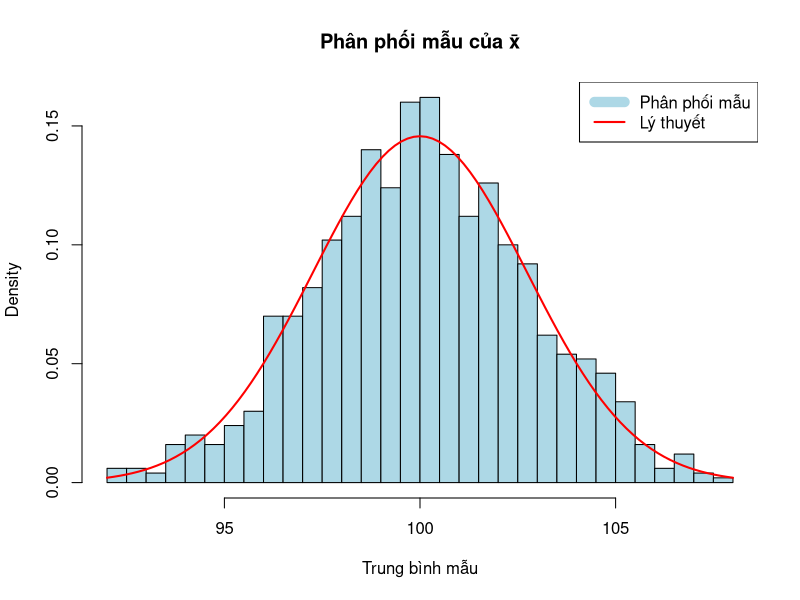
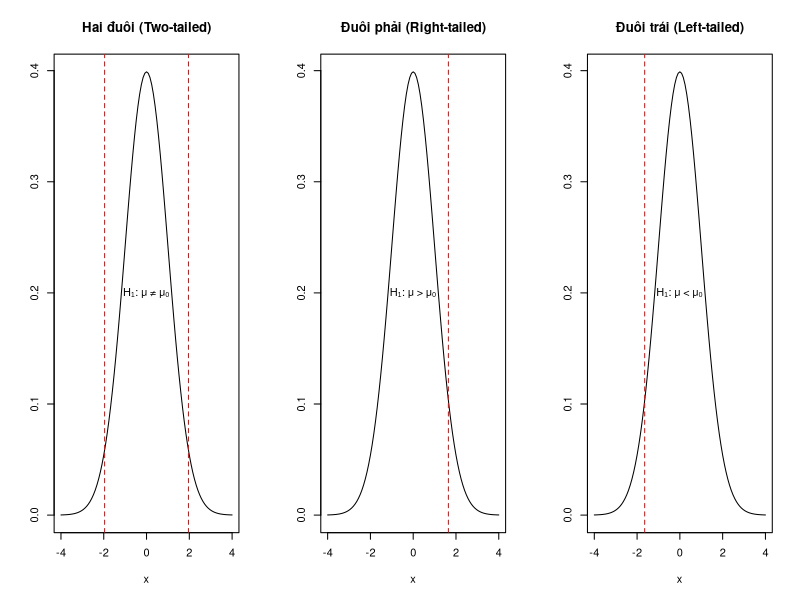
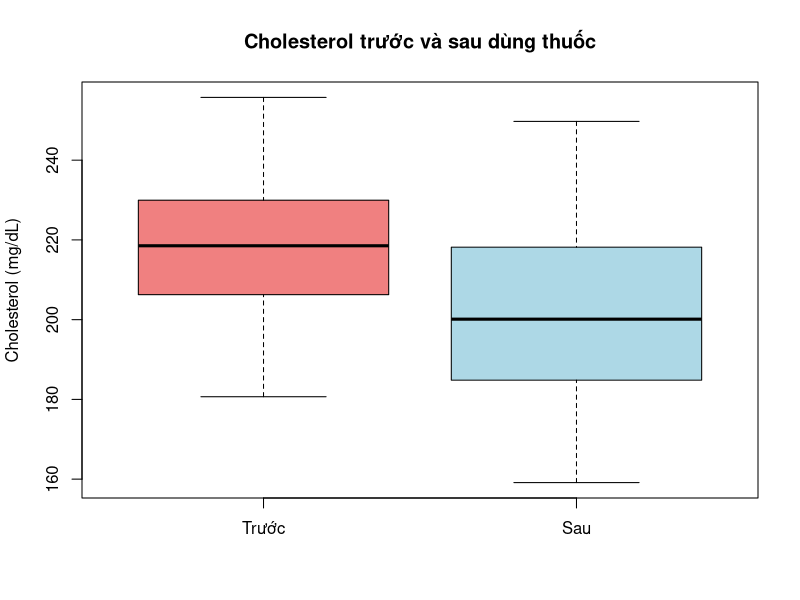

Source code (R) for these figures, in order:
# ==============================================================================
# BÀI 13: LẤY MẪU VÀ KIỂM ĐỊNH THỐNG KÊ
# ==============================================================================
# Mục tiêu học tập:
# - Hiểu khái niệm tổng thể và mẫu
# - Nắm vững các phương pháp lấy mẫu
# - Hiểu sai số chuẩn và khoảng tin cậy
# - Nắm vững các bước kiểm định giả thuyết
# - Thực hiện kiểm định t-test (một mẫu, hai mẫu)
# - Thực hiện kiểm định chi-square
# - Hiểu p-value và mức ý nghĩa α
# - Áp dụng kiểm định vào bài toán thực tế
# ==============================================================================

# ------------------------------------------------------------------------------
# 13.1 Tổng thể và Mẫu
# ------------------------------------------------------------------------------

# 13.1.1 Định nghĩa
#
# Tổng thể (Population)
# - Tập hợp TẤT CẢ các đối tượng quan tâm
# - Ký hiệu tham số: μ (mean), σ (SD), p (tỷ lệ)
#
# Mẫu (Sample)
# - Một TẬP CON của tổng thể
# - Ký hiệu thống kê: x̄ (mean), s (SD), p̂ (tỷ lệ)
#
# Ví dụ:
# - Tổng thể: Tất cả sinh viên Việt Nam (hàng triệu người)
# - Mẫu: 1000 sinh viên được khảo sát
if (!require(dplyr)) install.packages("dplyr")
library(dplyr)
# Minh họa
set.seed(42)

# Tổng thể (giả sử)
population <- rnorm(100000, mean = 170, sd = 8)
cat("Tổng thể - μ:", mean(population), "σ:", sd(population), "\n")

# Lấy mẫu
sample_data <- sample(population, 100)
cat("Mẫu - x̄:", mean(sample_data), "s:", sd(sample_data), "\n")

# 13.1.2 Tại sao cần lấy mẫu?
#
# Lý do:
# 1. CHI PHÍ: Khảo sát toàn bộ tổng thể rất tốn kém
# 2. THỜI GIAN: Mất quá nhiều thời gian
# 3. KHÔNG KHẢ THI: Một số tổng thể vô hạn hoặc không tiếp cận được
# 4. PHÁ HỦY: Kiểm tra tuổi thọ bóng đèn → phải phá hủy
#
# Mục tiêu: Từ mẫu, ƯỚC LƯỢNG tham số của tổng thể.

# ------------------------------------------------------------------------------
# 13.2 Các phương pháp lấy mẫu
# ------------------------------------------------------------------------------

# 13.2.1 Lấy mẫu ngẫu nhiên đơn giản (Simple Random Sampling)
#
# Mỗi phần tử có XÁC SUẤT NHƯ NHAU được chọn.

cat("\n=== LẤY MẪU NGẪU NHIÊN ĐƠN GIẢN ===\n")

# Tổng thể: 1000 sinh viên
population_ids <- 1:1000

# Lấy mẫu 50 sinh viên
set.seed(42)
sample_ids <- sample(population_ids, 50)
cat("Mẫu 50 sinh viên:", head(sample_ids), "...\n")

# Ưu điểm: Đơn giản, công bằng
# Nhược điểm: Cần danh sách đầy đủ tổng thể

# 13.2.2 Lấy mẫu phân tầng (Stratified Sampling)
#
# Chia tổng thể thành CÁC TẦNG (strata), sau đó lấy mẫu từ mỗi tầng.
#
# Ví dụ: Khảo sát sinh viên, chia theo khoa

cat("\n=== LẤY MẪU PHÂN TẦNG ===\n")

# Tổng thể: 1000 sinh viên từ 4 khoa
set.seed(42)
students <- data.frame(
  id = 1:1000,
  khoa = sample(c("CNTT", "KT", "NN", "SP"), 1000, replace = TRUE)
)

# Số lượng mỗi khoa
cat("Số lượng mỗi khoa:\n")
print(table(students$khoa))

# Lấy 10% từ mỗi khoa
library(dplyr)
stratified_sample <- students %>%
  group_by(khoa) %>%
  sample_frac(0.1)

cat("\nMẫu phân tầng:\n")
print(table(stratified_sample$khoa))

# Ưu điểm: Đảm bảo đại diện cho các nhóm
# Nhược điểm: Cần biết cấu trúc tổng thể

# 13.2.3 Lấy mẫu cụm (Cluster Sampling)
#
# Chia tổng thể thành CÁC CỤM, chọn ngẫu nhiên một số cụm.
#
# Ví dụ: Khảo sát sinh viên, chọn ngẫu nhiên 5 lớp

cat("\n=== LẤY MẪU CỤM ===\n")

# Tổng thể: 20 lớp, mỗi lớp 50 sinh viên
set.seed(42)

# Chọn ngẫu nhiên 5 lớp
selected_classes <- sample(1:20, 5)
cat("Các lớp được chọn:", selected_classes, "\n")

# Khảo sát tất cả sinh viên trong 5 lớp đó
# Tổng: 5 × 50 = 250 sinh viên
cat("Tổng số sinh viên: 250\n")

# Ưu điểm: Tiết kiệm chi phí, dễ thực hiện
# Nhược điểm: Sai số lớn hơn nếu các cụm không đồng nhất

# 13.2.4 Lấy mẫu hệ thống (Systematic Sampling)
#
# Chọn phần tử đầu tiên ngẫu nhiên, sau đó chọn MỖI K PHẦN TỬ.

cat("\n=== LẤY MẪU HỆ THỐNG ===\n")

# Tổng thể: 1000 sinh viên
# Muốn lấy mẫu 100 → k = 1000/100 = 10

set.seed(42)
start <- sample(1:10, 1)  # Chọn điểm bắt đầu ngẫu nhiên
systematic_sample <- seq(start, 1000, by = 10)

cat("Bắt đầu từ:", start, "\n")
cat("Mẫu:", head(systematic_sample), "...\n")
cat("Kích thước mẫu:", length(systematic_sample), "\n")

# Ưu điểm: Dễ thực hiện
# Nhược điểm: Có thể bị sai lệch nếu có chu kỳ trong dữ liệu

# ------------------------------------------------------------------------------
# 13.3 Phân phối mẫu và Sai số chuẩn
# ------------------------------------------------------------------------------

# 13.3.1 Phân phối mẫu (Sampling Distribution)
#
# Phân phối mẫu là phân phối của một THỐNG KÊ (như x̄) 
# từ tất cả các mẫu có thể.

cat("\n=== PHÂN PHỐI MẪU ===\n")

set.seed(42)

# Tổng thể
population <- rnorm(100000, mean = 100, sd = 15)

# Lấy 1000 mẫu, mỗi mẫu 30 phần tử
n_samples <- 1000
sample_size <- 30

sample_means <- replicate(n_samples, {
  sample_data <- sample(population, sample_size)
  mean(sample_data)
})

# Vẽ phân phối mẫu
hist(sample_means, breaks = 30,
     main = "Phân phối mẫu của x̄",
     xlab = "Trung bình mẫu",
     col = "lightblue",
     probability = TRUE)

# Thêm đường cong lý thuyết
curve(dnorm(x, mean = 100, sd = 15/sqrt(30)),
      add = TRUE, col = "red", lwd = 2)

legend("topright",
       legend = c("Phân phối mẫu", "Lý thuyết"),
       col = c("lightblue", "red"),
       lwd = c(10, 2))

# 13.3.2 Sai số chuẩn (Standard Error)
#
# Sai số chuẩn (SE) là độ lệch chuẩn của phân phối mẫu.
#
# Công thức:
# SE = σ / √n
#
# Nếu không biết σ, dùng s (SD mẫu):
# SE = s / √n

cat("\n=== SAI SỐ CHUẨN ===\n")

# Ví dụ
sample_data <- c(85, 90, 78, 92, 88, 95, 80, 89, 91, 87)

s <- sd(sample_data)
n <- length(sample_data)
se <- s / sqrt(n)

cat("SD mẫu (s):", round(s, 2), "\n")
cat("Kích thước mẫu (n):", n, "\n")
cat("Sai số chuẩn (SE):", round(se, 2), "\n")

# Ý nghĩa:
# - SE NHỎ: x̄ gần μ
# - SE LỚN: x̄ khác xa μ
# - SE GIẢM khi n TĂNG

# ------------------------------------------------------------------------------
# 13.4 Khoảng tin cậy (Confidence Interval)
# ------------------------------------------------------------------------------

# 13.4.1 Định nghĩa
#
# Khoảng tin cậy là một khoảng giá trị có XÁC SUẤT CHỨA THAM SỐ tổng thể.
#
# Khoảng tin cậy 95% cho μ:
# x̄ ± 1.96 × SE
#
# Giải thích: 95% các khoảng như vậy sẽ chứa μ.

# 13.4.2 Khoảng tin cậy cho trung bình (σ biết)
#
# Công thức:
# CI = x̄ ± z(α/2) × (σ / √n)
#
# Với:
# - z(α/2): Giá trị z tương ứng mức tin cậy
# - 90%: z = 1.645
# - 95%: z = 1.96
# - 99%: z = 2.576

cat("\n=== KHOẢNG TIN CẬY (σ biết) ===\n")

# Mẫu 100 sinh viên, x̄ = 75, σ = 10 (biết trước)
xbar <- 75
sigma <- 10
n <- 100

# Khoảng tin cậy 95%
z <- qnorm(0.975)  # 1.96
se <- sigma / sqrt(n)
margin <- z * se

lower <- xbar - margin
upper <- xbar + margin

cat("95% CI: [", round(lower, 2), ",", round(upper, 2), "]\n")

# 13.4.3 Khoảng tin cậy cho trung bình (σ không biết)
#
# Dùng PHÂN PHỐI T thay vì z.
#
# Công thức:
# CI = x̄ ± t(α/2, df) × (s / √n)
#
# Với df = n - 1 (bậc tự do)

cat("\n=== KHOẢNG TIN CẬY (σ không biết) ===\n")

# Ví dụ
sample_data <- c(85, 90, 78, 92, 88, 95, 80, 89, 91, 87)

# Cách 1: Tự tính
xbar <- mean(sample_data)
s <- sd(sample_data)
n <- length(sample_data)
df <- n - 1

# t-value cho 95% CI
t_value <- qt(0.975, df)
se <- s / sqrt(n)
margin <- t_value * se

lower <- xbar - margin
upper <- xbar + margin

cat("95% CI (tự tính): [", round(lower, 2), ",", round(upper, 2), "]\n")

# Cách 2: Dùng hàm t.test()
ci <- t.test(sample_data)$conf.int
cat("95% CI (t.test):  [", round(ci[1], 2), ",", round(ci[2], 2), "]\n")

# 13.4.4 Giải thích khoảng tin cậy
#
# SAI: "Xác suất μ nằm trong [80, 90] là 95%"
# ĐÚNG: "95% các khoảng tin cậy tính theo cách này sẽ chứa μ"

cat("\n=== MINH HỌA KHOẢNG TIN CẬY ===\n")

set.seed(42)

# Tổng thể với μ = 100
population <- rnorm(100000, mean = 100, sd = 15)

# Tính 100 khoảng tin cậy
n_intervals <- 100
sample_size <- 30

results <- data.frame(
  lower = numeric(n_intervals),
  upper = numeric(n_intervals),
  contains_mu = logical(n_intervals)
)

for (i in 1:n_intervals) {
  sample_data <- sample(population, sample_size)
  ci <- t.test(sample_data)$conf.int
  results$lower[i] <- ci[1]
  results$upper[i] <- ci[2]
  results$contains_mu[i] <- (100 >= ci[1] & 100 <= ci[2])
}

# Đếm bao nhiêu khoảng chứa μ
count <- sum(results$contains_mu)
cat("Số khoảng chứa μ = 100:", count, "/", n_intervals, "\n")
cat("Tỷ lệ:", count/n_intervals * 100, "%\n")

# ------------------------------------------------------------------------------
# 13.5 Kiểm định giả thuyết (Hypothesis Testing)
# ------------------------------------------------------------------------------

# 13.5.1 Khái niệm cơ bản
#
# Giả thuyết không (H₀): Giả thuyết ban đầu, thường là "không có sự khác biệt"
# Giả thuyết đối (H₁ hoặc Hₐ): Giả thuyết mà ta muốn chứng minh
#
# Ví dụ:
# - H₀: μ = 100 (IQ trung bình = 100)
# - H₁: μ ≠ 100 (IQ trung bình khác 100)

# 13.5.2 Các loại kiểm định

cat("\n=== CÁC LOẠI KIỂM ĐỊNH ===\n")

# Thiết lập layout
par(mfrow = c(1, 3))

# Hai đuôi
curve(dnorm(x), -4, 4, main = "Hai đuôi (Two-tailed)", ylab = "")
abline(v = c(-1.96, 1.96), col = "red", lty = 2)
text(0, 0.2, "H₁: μ ≠ μ₀")

# Đuôi phải
curve(dnorm(x), -4, 4, main = "Đuôi phải (Right-tailed)", ylab = "")
abline(v = 1.645, col = "red", lty = 2)
text(0, 0.2, "H₁: μ > μ₀")

# Đuôi trái
curve(dnorm(x), -4, 4, main = "Đuôi trái (Left-tailed)", ylab = "")
abline(v = -1.645, col = "red", lty = 2)
text(0, 0.2, "H₁: μ < μ₀")

# Reset layout
par(mfrow = c(1, 1))

# 13.5.3 P-value
#
# P-value là xác suất quan sát được dữ liệu CỰC ĐOAN NHƯ VẬY HOẶC HƠN, 
# nếu H₀ đúng.
#
# Quy tắc:
# - p-value < α: BÁC BỎ H₀
# - p-value ≥ α: KHÔNG BÁC BỎ H₀
#
# Thường dùng α = 0.05 (mức ý nghĩa 5%)

# 13.5.4 Các bước kiểm định
#
# Bước 1: Thiết lập giả thuyết H₀ và H₁
# Bước 2: Chọn mức ý nghĩa α (thường 0.05)
# Bước 3: Tính thống kê kiểm định (t, z, chi-square, ...)
# Bước 4: Tính p-value
# Bước 5: Kết luận
#   - p < α: Bác bỏ H₀
#   - p ≥ α: Không bác bỏ H₀

# 13.5.5 Loại sai lầm
#
# Sai lầm loại I (Type I Error):
# - Bác bỏ H₀ khi H₀ ĐÚNG
# - Xác suất = α
#
# Sai lầm loại II (Type II Error):
# - Không bác bỏ H₀ khi H₀ SAI
# - Xác suất = β
#
# Bảng quyết định:
# |                    | H₀ đúng              | H₀ sai               |
# |--------------------|----------------------|----------------------|
# | Bác bỏ H₀          | Sai lầm I (α)        | Đúng (Power = 1-β)   |
# | Không bác bỏ H₀    | Đúng                 | Sai lầm II (β)       |

# ------------------------------------------------------------------------------
# 13.6 Kiểm định t (t-test)
# ------------------------------------------------------------------------------

# 13.6.1 Kiểm định t một mẫu (One-sample t-test)
#
# Mục đích: Kiểm tra xem trung bình mẫu có KHÁC với một giá trị cho trước không.
#
# Giả thuyết:
# - H₀: μ = μ₀
# - H₁: μ ≠ μ₀
#
# Thống kê:
# t = (x̄ - μ₀) / (s / √n)

cat("\n=== ONE-SAMPLE T-TEST ===\n")

# Ví dụ: Chiều cao nam sinh viên có trung bình = 170cm?

# Dữ liệu: Chiều cao 20 nam sinh viên
set.seed(42)
heights <- c(168, 172, 165, 175, 170, 173, 169, 171, 174, 167,
             172, 170, 168, 176, 171, 169, 173, 170, 174, 172)

# H0: μ = 170
# H1: μ ≠ 170

# Kiểm định
result <- t.test(heights, mu = 170)
print(result)

cat("\nKẾT LUẬN:\n")
if (result$p.value < 0.05) {
  cat("p-value =", round(result$p.value, 4), "< 0.05\n")
  cat("BÁC BỎ H0: Chiều cao TB KHÁC 170cm\n")
} else {
  cat("p-value =", round(result$p.value, 4), "≥ 0.05\n")
  cat("KHÔNG BÁC BỎ H0: Chiều cao TB có thể = 170cm\n")
}

# 13.6.2 Kiểm định t hai mẫu độc lập (Independent two-sample t-test)
#
# Mục đích: So sánh trung bình của HAI NHÓM ĐỘC LẬP.
#
# Giả thuyết:
# - H₀: μ₁ = μ₂
# - H₁: μ₁ ≠ μ₂

cat("\n=== INDEPENDENT TWO-SAMPLE T-TEST ===\n")

# Ví dụ: So sánh điểm thi giữa nam và nữ

# Dữ liệu
set.seed(42)
male_scores <- c(75, 80, 72, 85, 78, 82, 76, 79, 81, 77)
female_scores <- c(82, 85, 80, 88, 83, 86, 84, 87, 85, 83)

# H0: μ_nam = μ_nữ
# H1: μ_nam ≠ μ_nữ

# Kiểm định
result <- t.test(male_scores, female_scores)
print(result)

cat("\nTHỐNG KÊ MÔ TẢ:\n")
cat("Nam - Mean:", mean(male_scores), "SD:", sd(male_scores), "\n")
cat("Nữ - Mean:", mean(female_scores), "SD:", sd(female_scores), "\n")

cat("\nKẾT LUẬN:\n")
if (result$p.value < 0.05) {
  cat("p-value =", round(result$p.value, 4), "< 0.05\n")
  cat("BÁC BỎ H0: Có sự KHÁC BIỆT giữa nam và nữ\n")
} else {
  cat("p-value =", round(result$p.value, 4), "≥ 0.05\n")
  cat("KHÔNG BÁC BỎ H0: KHÔNG có sự khác biệt\n")
}

# 13.6.3 Kiểm định t hai mẫu ghép đôi (Paired t-test)
#
# Mục đích: So sánh TRƯỚC VÀ SAU trong cùng nhóm.
#
# Giả thuyết:
# - H₀: μ_diff = 0
# - H₁: μ_diff ≠ 0

cat("\n=== PAIRED T-TEST ===\n")

# Ví dụ: Điểm thi trước và sau khóa học

# Dữ liệu
set.seed(42)
before <- c(65, 70, 68, 72, 69, 71, 67, 73, 70, 68)
after <- c(70, 75, 72, 78, 74, 76, 71, 77, 75, 73)

# H0: μ_after - μ_before = 0
# H1: μ_after - μ_before ≠ 0

# Kiểm định
result <- t.test(after, before, paired = TRUE)
print(result)

# Tính chênh lệch
diff <- after - before
cat("\nChênh lệch trung bình:", mean(diff), "\n")
cat("SD chênh lệch:", sd(diff), "\n")

cat("\nKẾT LUẬN:\n")
if (result$p.value < 0.05) {
  cat("p-value =", round(result$p.value, 4), "< 0.05\n")
  cat("BÁC BỎ H0: Điểm SAU cao hơn TRƯỚC\n")
} else {
  cat("p-value =", round(result$p.value, 4), "≥ 0.05\n")
  cat("KHÔNG BÁC BỎ H0: KHÔNG có sự cải thiện\n")
}

# ------------------------------------------------------------------------------
# 13.7 Kiểm định Chi-square
# ------------------------------------------------------------------------------

# 13.7.1 Kiểm định Chi-square độc lập
#
# Mục đích: Kiểm tra MỐI QUAN HỆ giữa hai biến phân loại.
#
# Giả thuyết:
# - H₀: Hai biến ĐỘC LẬP
# - H₁: Hai biến CÓ QUAN HỆ

cat("\n=== CHI-SQUARE TEST (ĐỘC LẬP) ===\n")

# Ví dụ: Giới tính và sở thích môn học

# Tạo bảng chéo
data <- matrix(c(30, 10, 15, 25, 20, 30), nrow = 2, byrow = TRUE)
rownames(data) <- c("Nam", "Nữ")
colnames(data) <- c("Toán", "Văn", "Anh")

cat("Bảng chéo:\n")
print(data)

# H0: Giới tính và sở thích độc lập
# H1: Giới tính và sở thích có quan hệ

# Kiểm định
result <- chisq.test(data)
print(result)

cat("\nKẾT LUẬN:\n")
if (result$p.value < 0.05) {
  cat("p-value =", round(result$p.value, 4), "< 0.05\n")
  cat("BÁC BỎ H0: Giới tính VÀ sở thích CÓ QUAN HỆ\n")
} else {
  cat("p-value =", round(result$p.value, 4), "≥ 0.05\n")
  cat("KHÔNG BÁC BỎ H0: Giới tính và sở thích ĐỘC LẬP\n")
}

# Xem tần số kỳ vọng
cat("\nTần số kỳ vọng:\n")
print(result$expected)

# 13.7.2 Kiểm định Chi-square phù hợp (Goodness-of-fit)
#
# Mục đích: Kiểm tra xem dữ liệu có PHÙ HỢP với phân phối lý thuyết không.

cat("\n=== CHI-SQUARE TEST (PHÙ HỢP) ===\n")

# Ví dụ: Xúc xắc có cân đối không?

# Tung xúc xắc 120 lần
observed <- c(18, 22, 19, 21, 20, 20)
names(observed) <- 1:6

cat("Tần số quan sát:\n")
print(observed)

# H0: Xúc xắc cân đối (mỗi mặt p = 1/6)
# H1: Xúc xắc không cân đối

# Tần số kỳ vọng (nếu cân đối)
expected <- rep(120/6, 6)
cat("\nTần số kỳ vọng:\n")
print(expected)

# Kiểm định
result <- chisq.test(observed, p = rep(1/6, 6))
print(result)

cat("\nKẾT LUẬN:\n")
if (result$p.value < 0.05) {
  cat("p-value =", round(result$p.value, 4), "< 0.05\n")
  cat("BÁC BỎ H0: Xúc xắc KHÔNG cân đối\n")
} else {
  cat("p-value =", round(result$p.value, 4), "≥ 0.05\n")
  cat("KHÔNG BÁC BỎ H0: Xúc xắc CÂN ĐỐI\n")
}

# ------------------------------------------------------------------------------
# 13.8 Ví dụ tổng hợp
# ------------------------------------------------------------------------------

# Ví dụ 1: Nghiên cứu thuốc mới
#
# Bối cảnh: Thử nghiệm thuốc giảm cholesterol trên 30 bệnh nhân.

cat("\n", rep("=", 70), "\n", sep = "")
cat("VÍ DỤ 1: NGHIÊN CỨU THUỐC MỚI\n")
cat(rep("=", 70), "\n", sep = "")

set.seed(123)

# Cholesterol trước và sau dùng thuốc
before <- rnorm(30, mean = 220, sd = 20)
after <- before - rnorm(30, mean = 15, sd = 8)

# 1. Thống kê mô tả
cat("\n1. THỐNG KÊ MÔ TẢ\n")
cat("Trước - Mean:", round(mean(before), 2), "SD:", round(sd(before), 2), "\n")
cat("Sau - Mean:", round(mean(after), 2), "SD:", round(sd(after), 2), "\n")
cat("Chênh lệch TB:", round(mean(before) - mean(after), 2), "\n")

# 2. Kiểm định paired t-test
cat("\n2. KIỂM ĐỊNH\n")
cat("H0: Thuốc KHÔNG có tác dụng (μ_diff = 0)\n")
cat("H1: Thuốc CÓ tác dụng (μ_diff ≠ 0)\n\n")

result <- t.test(before, after, paired = TRUE)
print(result)

# 3. Kết luận
cat("\n3. KẾT LUẬN\n")
if (result$p.value < 0.05) {
  cat("p-value < 0.05 → BÁC BỎ H0\n")
  cat("Thuốc CÓ HIỆU QUẢ giảm cholesterol\n")
  cat("Giảm trung bình:", round(mean(before - after), 2), "mg/dL\n")
  cat("95% CI:", round(result$conf.int, 2), "\n")
} else {
  cat("p-value ≥ 0.05 → KHÔNG BÁC BỎ H0\n")
  cat("CHƯA có bằng chứng thuốc có hiệu quả\n")
}

# 4. Vẽ biểu đồ
boxplot(before, after,
        names = c("Trước", "Sau"),
        main = "Cholesterol trước và sau dùng thuốc",
        ylab = "Cholesterol (mg/dL)",
        col = c("lightcoral", "lightblue"))

# Ví dụ 2: Khảo sát A/B Testing

cat("\n", rep("=", 70), "\n", sep = "")
cat("VÍ DỤ 2: A/B TESTING\n")
cat(rep("=", 70), "\n", sep = "")

# Dữ liệu
# Phiên bản A: 1000 người, 150 click
# Phiên bản B: 1000 người, 180 click

n_A <- 1000
clicks_A <- 150
n_B <- 1000
clicks_B <- 180

# Tỷ lệ
p_A <- clicks_A / n_A
p_B <- clicks_B / n_B

cat("\nPhiên bản A: Tỷ lệ click =", p_A * 100, "%\n")
cat("Phiên bản B: Tỷ lệ click =", p_B * 100, "%\n")

# Kiểm định tỷ lệ
# H0: p_A = p_B
# H1: p_A ≠ p_B

result <- prop.test(c(clicks_A, clicks_B), c(n_A, n_B))
print(result)

cat("\nKẾT LUẬN:\n")
if (result$p.value < 0.05) {
  cat("p-value < 0.05 → CÓ SỰ KHÁC BIỆT\n")
  if (p_B > p_A) {
    cat("Phiên bản B TỐT HƠN phiên bản A\n")
  } else {
    cat("Phiên bản A TỐT HƠN phiên bản B\n")
  }
} else {
  cat("p-value ≥ 0.05 → KHÔNG có sự khác biệt\n")
  cat("Cả 2 phiên bản TƯƠNG ĐƯƠNG\n")
}

# ==============================================================================
# BÀI TẬP THỰC HÀNH
# ==============================================================================

cat("\n", rep("=", 70), "\n", sep = "")
cat("BÀI TẬP THỰC HÀNH\n")
cat(rep("=", 70), "\n", sep = "")

# ------------------------------------------------------------------------------
# Bài tập 1: Khoảng tin cậy
# ------------------------------------------------------------------------------

cat("\nBÀI TẬP 1: KHOẢNG TIN CẬY\n")
cat("Một mẫu 25 sinh viên có điểm TB = 78, SD = 8.\n\n")

cat("1. Tính 95% CI cho điểm TB tổng thể\n")
cat("2. Tính 99% CI\n")
cat("3. Giải thích ý nghĩa của CI\n")

# Gợi ý:
# xbar <- 78
# s <- 8
# n <- 25
# t_value_95 <- qt(0.975, n-1)
# se <- s / sqrt(n)
# ...

# ------------------------------------------------------------------------------
# Bài tập 2: One-sample t-test
# ------------------------------------------------------------------------------

cat("\nBÀI TẬP 2: ONE-SAMPLE T-TEST\n")
cat("Nhà máy sản xuất bóng đèn tuyên bố tuổi thọ TB = 1000 giờ.\n")
cat("Kiểm tra 20 bóng đèn:\n")
cat("980, 1020, 990, 1010, 1005, 995, 1015, 985, 1000, 1010,\n")
cat("995, 1005, 1000, 990, 1015, 1010, 995, 1000, 1005, 1010\n\n")

cat("Kiểm định với α = 0.05: Tuổi thọ TB có = 1000 giờ?\n")

# Gợi ý:
# data <- c(980, 1020, 990, ...)
# t.test(data, mu = 1000)

# ------------------------------------------------------------------------------
# Bài tập 3: Independent t-test
# ------------------------------------------------------------------------------

cat("\nBÀI TẬP 3: INDEPENDENT T-TEST\n")
cat("So sánh điểm thi giữa 2 lớp:\n")
cat("Lớp A: 75, 80, 72, 85, 78, 82, 76, 79, 81, 77\n")
cat("Lớp B: 82, 85, 80, 88, 83, 86, 84, 87, 85, 83\n\n")

cat("Có sự khác biệt không?\n")
# ------------------------------------------------------------------------------
# Bài tập 4: Paired t-test
# ------------------------------------------------------------------------------

cat("\nBÀI TẬP 4: PAIRED T-TEST\n")
cat("Cân nặng trước và sau chế độ ăn kiêng (10 người):\n")
cat("Trước: 70, 75, 68, 80, 72, 77, 69, 74, 76, 71\n")
cat("Sau: 68, 72, 66, 77, 70, 74, 67, 71, 73, 69\n\n")

cat("Chế độ ăn có hiệu quả không?\n")

# ------------------------------------------------------------------------------
# Bài tập 5: Chi-square
# ------------------------------------------------------------------------------

cat("\nBÀI TẬP 5: CHI-SQUARE\n")
cat("Khảo sát 200 người về sở thích phim:\n")
cat("           Hành động  Tâm lý  Hài\n")
cat("Nam            40      30     30\n")
cat("Nữ             20      50     30\n\n")

cat("Giới tính và sở thích phim có quan hệ không?\n")

# ==============================================================================
# CÂU HỎI ÔN TẬP
# ==============================================================================

cat("\n", rep("=", 70), "\n", sep = "")
cat("CÂU HỎI ÔN TẬP\n")
cat(rep("=", 70), "\n", sep = "")

cat("\n1. Phân biệt tổng thể và mẫu?\n")
cat("2. Sai số chuẩn (SE) là gì? Khác gì với SD?\n")
cat("3. Giải thích ý nghĩa của khoảng tin cậy 95%?\n")
cat("4. Phân biệt H₀ và H₁?\n")
cat("5. P-value là gì? Khi nào bác bỏ H₀?\n")
cat("6. Phân biệt sai lầm loại I và loại II?\n")
cat("7. Khi nào dùng z-test? Khi nào dùng t-test?\n")
cat("8. Paired t-test khác gì independent t-test?\n")

# ==============================================================================
# TÀI LIỆU THAM KHẢO
# ==============================================================================

cat("\n", rep("=", 70), "\n", sep = "")
cat("TÀI LIỆU THAM KHẢO\n")
cat(rep("=", 70), "\n", sep = "")

cat("\n1. R Documentation: ?t.test, ?chisq.test, ?prop.test\n")
cat("2. Statistics by Jim: https://statisticsbyjim.com/\n")
cat("3. Khan Academy: Hypothesis Testing\n")

# ==============================================================================
# TỔNG KẾT
# ==============================================================================

cat("\n", rep("=", 70), "\n", sep = "")
cat("TỔNG KẾT\n")
cat(rep("=", 70), "\n", sep = "")

cat("\nCông thức tổng hợp:\n\n")

cat("SAI SỐ CHUẨN:\n")
cat("SE = s / √n\n\n")

cat("KHOẢNG TIN CẬY:\n")
cat("CI = x̄ ± t(α/2, df) × SE\n\n")

cat("THỐNG KÊ T:\n")
cat("t = (x̄ - μ₀) / SE\n\n")

cat("Quy trình kiểm định:\n")
cat("1. Thiết lập: H₀ và H₁\n")
cat("2. Chọn: Mức ý nghĩa α\n")
cat("3. Tính: Thống kê kiểm định\n")
cat("4. Tính: p-value\n")
cat("5. Kết luận: So sánh p với α\n\n")

cat("Lưu ý:\n")
cat("✅ α = 0.05: Mức ý nghĩa thường dùng\n")
cat("✅ p < 0.05: Bác bỏ H₀\n")
cat("✅ CI 95%: Khoảng tin cậy phổ biến\n")
cat("✅ n ≥ 30: Mẫu lớn\n")
cat("✅ Paired: Cùng đối tượng, trước/sau\n")
cat("✅ Independent: Hai nhóm khác nhau\n")
